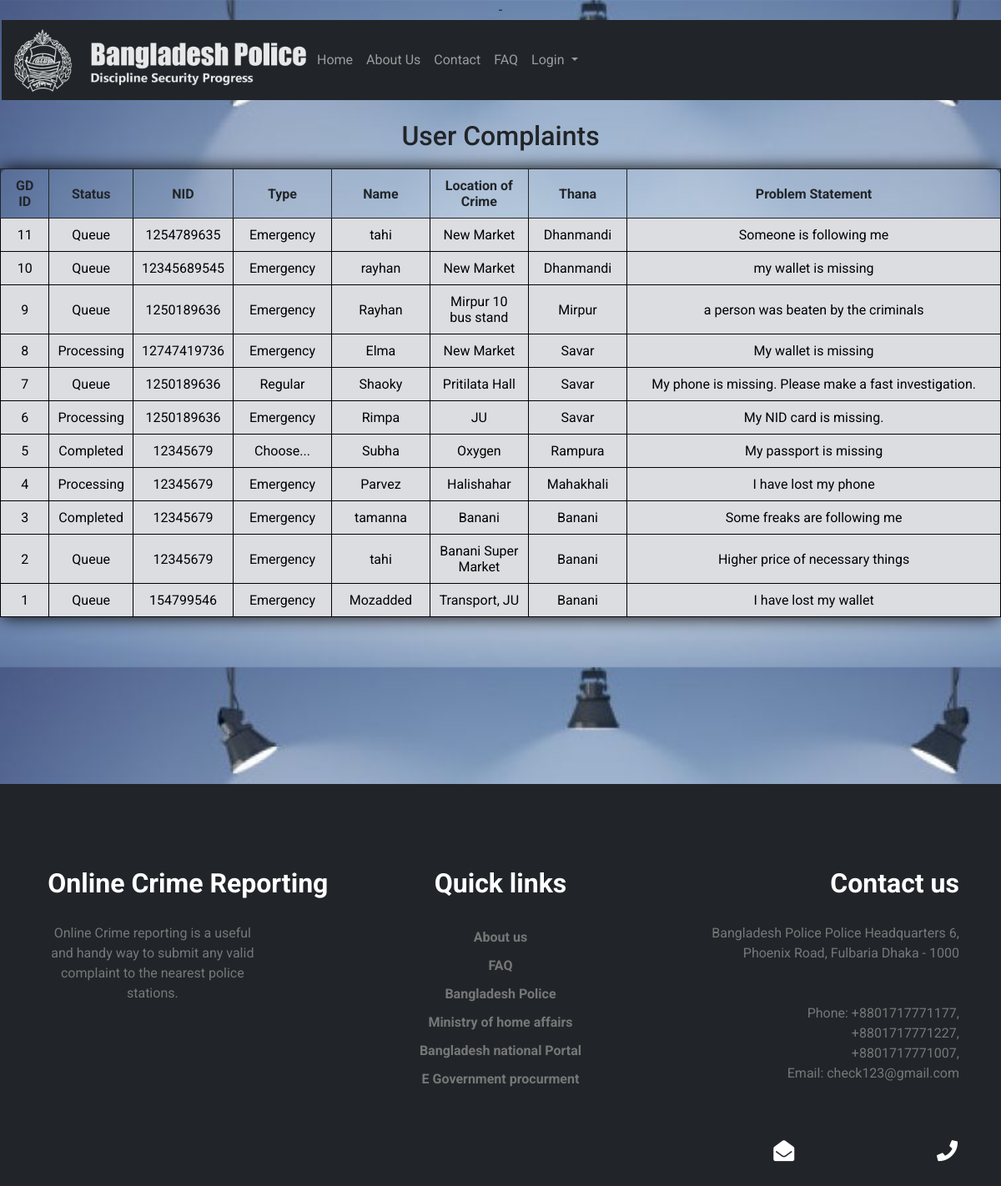
Screenshot of /Pages/allcomplains.php with the database file from the repository.
### tables this page shows
CREATE TABLE `gd` (
  `gdid` int(9) NOT NULL,
  `nid` bigint(30) NOT NULL,
  `type` varchar(20) NOT NULL,
  `name` varchar(40) NOT NULL,
  `location of crime` varchar(255) NOT NULL,
  `thana name` varchar(30) NOT NULL,
  `problem statement` text NOT NULL,
  `photo` varchar(255) NOT NULL,
  `status` varchar(20) NOT NULL,
  `pid` int(11) NOT NULL
);

### Pages/allcomplains.php (the view, shortened to what this page needs)
-<?php
  include "../php/db.php";
?>
<!DOCTYPE html>
<html lang="en">
<head>
    <link href="../css/bootstrap.min.css" rel="stylesheet">
    <link rel="stylesheet" href="../css/style.css">
    <link rel="stylesheet" href="../css/responsive.css">
  <link rel="stylesheet" type="text/css" href="../css/login_style.css">
  <link rel="stylesheet" href="https://cdnjs.cloudflare.com/ajax/libs/font-awesome/4.7.0/css/font-awesome.min.css">
  <link rel="stylesheet" href="https://use.fontawesome.com/releases/v5.15.1/css/all.css">
    <link href="../css/historytable.css" rel="stylesheet">
</head>
<body>
<div class="container-fluid">
    <?php
        include "../php/navbar.php";
    ?>
</div>
<div>
  <br>
<h2> User Complaints</h2>
<table id="t" class="table1">
  <thead>
    <tr>
      <th scope="col">GD ID</th>
      <th scope="col">Status</th>
      <th scope="col">NID</th>
      <th scope="col">Type</th>
      <th scope="col">Name</th>
      <th scope="col">Location of Crime</th>
      <th scope="col">Thana</th>
      <th scope="col">Problem Statement</th>
    </tr>
  </thead>
  <?php
      $query="select * from gd order by gdid desc limit 10000";
      $result=mysqli_query($conn,$query);
      while($rows=mysqli_fetch_assoc($result)){
  ?>
  <tbody style="background-color: #dcdde1; color: black;">
      <tr>
        <td class="five"><?php echo $rows['gdid']; ?></td>
        <td class="status"><?php echo $rows['status']; ?></td>
        <td class="five"><?php echo $rows['nid']; ?></td>
        <td class="ten"><?php echo $rows['type']; ?></td>
        <td class="ten"><?php echo $rows['name']; ?></td>
        <td class="twenty"><?php echo $rows['location of crime']; ?></td>
        <td class="ten"><?php echo $rows['thana name']; ?></td>
        <td class="cproblem"><?php echo $rows['problem statement']; ?></td>
      </tr>
    </tbody>
  <?php
    }
  ?>
</table>
</div>
<?php
    include "../php/footer.php";
    ?>
</body>
</html>

### css/style.css (style rules this page uses)
body { background-size: cover; background-image: url(../Images/bg1.jpg); background-position: center; }
body, html { width: 100%; max-width: 100%; height: 100%; font-family: "Lato"; color: #212529; }

### css/login_style.css (style rules this page uses)
body { background: #76b852; background: -webkit-linear-gradient(right, #76b852, #8DC26F); background: -moz-linear-gradient(right, #76b852, #8DC26F); background: -o-linear-gradient(right, #76b852, #8DC26F); background: linear-gradient(to left, #76b852, #8DC26F); font-family: "Roboto", sans-serif; -webkit-font-smoothing: antialiased; -moz-osx-font-smoothing: grayscale; }

### css/historytable.css (style rules this page uses)
table { width: 100%; margin: 20px auto; table-layout: auto; }
body { background-image: url(../Images/bg.jpg); background-size: cover; width: 100vw; height: auto; text-align: center; }
table, td, th { border-collapse: collapse; }
th, td { padding: 10px; border: solid 1px; text-align: center; }
.cproblem { width: 40%; }
.five { width: 5%; }
.ten { width: 10%; }
.twenty { width: 10%; }

### Pages/allcomplains.php (style rules this page uses)
body { background-image: url(../Images/lg.jpg); background-size: cover; width: 100vw; height: auto; text-align: center; }
.table1 { box-shadow: 0px 0px 20px #000; -webkit-box-shadow: 0px 0px 20px #000; -moz-box-shadow: 0px 0px 20px #000; border-radius:10px; }

### rows the page displays
gd: gdid "11", status "Queue", nid "1254789635", type "Emergency", name "tahi", location of crime "New Market", thana name "Dhanmandi", problem statement "Someone is following me"
gd: gdid "10", status "Queue", nid "12345689545", type "Emergency", name "rayhan", location of crime "New Market", thana name "Dhanmandi", problem statement "my wallet is missing"
gd: gdid "9", status "Queue", nid "1250189636", type "Emergency", name "Rayhan", location of crime "Mirpur 10 bus stand", thana name "Mirpur", problem statement "a person was beaten by the criminals"
gd: gdid "8", status "Processing", nid "12747419736", type "Emergency", name "Elma", location of crime "New Market", thana name "Savar", problem statement "My wallet is missing"
gd: gdid "7", status "Queue", nid "1250189636", type "Regular", name "Shaoky", location of crime "Pritilata Hall", thana name "Savar", problem statement "My phone is missing. Please make a fast investigation."
gd: gdid "6", status "Processing", nid "1250189636", type "Emergency", name "Rimpa", location of crime "JU", thana name "Savar", problem statement "My NID card is missing."
gd: gdid "5", status "Completed", nid "12345679", type "Choose...", name "Subha", location of crime "Oxygen", thana name "Rampura", problem statement "My passport is missing"
gd: gdid "4", status "Processing", nid "12345679", type "Emergency", name "Parvez", location of crime "Halishahar", thana name "Mahakhali", problem statement "I have lost my phone"
gd: gdid "3", status "Completed", nid "12345679", type "Emergency", name "tamanna", location of crime "Banani", thana name "Banani", problem statement "Some freaks are following me"
gd: gdid "2", status "Queue", nid "12345679", type "Emergency", name "tahi", location of crime "Banani Super Market", thana name "Banani", problem statement "Higher price of necessary things"
gd: gdid "1", status "Queue", nid "154799546", type "Emergency", name "Mozadded", location of crime "Transport, JU", thana name "Banani", problem statement "I have lost my wallet"
